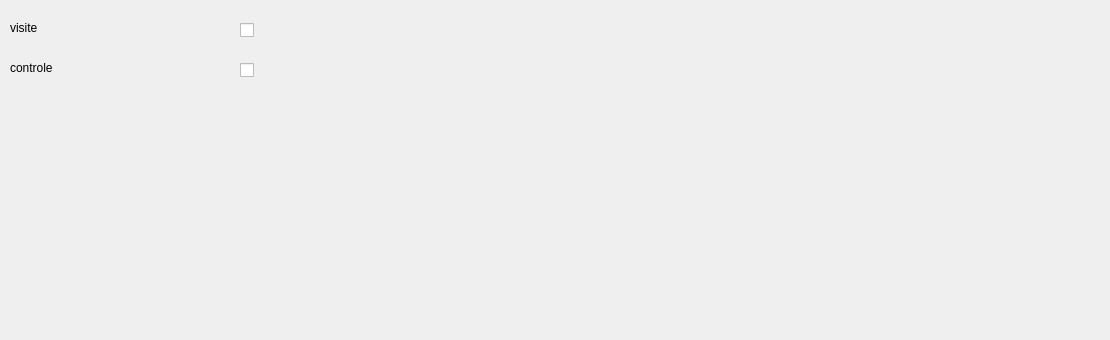
      <widget class="QWidget" name="tab_21">
       <attribute name="title">
        <string>psychiatre</string>
       </attribute>
       <widget class="QLabel" name="label_183">
        <property name="geometry">
         <rect>
          <x>10</x>
          <y>60</y>
          <width>331</width>
          <height>16</height>
         </rect>
        </property>
        <property name="text">
         <string>controle</string>
        </property>
       </widget>
       <widget class="QLabel" name="label_184">
        <property name="geometry">
         <rect>
          <x>10</x>
          <y>20</y>
          <width>55</width>
          <height>16</height>
         </rect>
        </property>
        <property name="text">
         <string>visite</string>
        </property>
       </widget>
       <widget class="QCheckBox" name="psy2_2">
        <property name="geometry">
         <rect>
          <x>240</x>
          <y>60</y>
          <width>81</width>
          <height>20</height>
         </rect>
        </property>
        <property name="text">
         <string/>
        </property>
       </widget>
       <widget class="QCheckBox" name="psy1_2">
        <property name="geometry">
         <rect>
          <x>240</x>
          <y>20</y>
          <width>81</width>
          <height>20</height>
         </rect>
        </property>
        <property name="text">
         <string/>
        </property>
       </widget>
       <widget class="QLabel" name="label_185">
        <property name="geometry">
         <rect>
          <x>900</x>
          <y>160</y>
          <width>201</width>
          <height>171</height>
         </rect>
        </property>
        <property name="text">
         <string/>
        </property>
        <property name="pixmap">
         <pixmap>:/Downloads/facture.png</pixmap>
        </property>
        <property name="scaledContents">
         <bool>true</bool>
        </property>
       </widget>
      </widget>
